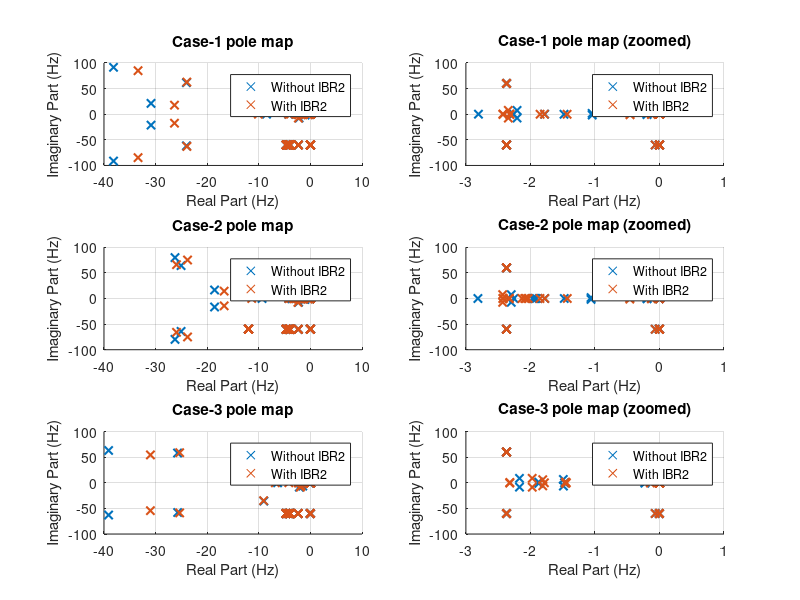

The MATLAB script that drew this image:
load EigHz_1.mat
eig1=EigVecHz;
load EigHz_X1.mat
eigX1=EigVecHz;
load EigHz_2.mat
eig2=EigVecHz;
load EigHz_X2.mat
eigX2=EigVecHz;
load EigHz_3.mat
eig3=EigVecHz;
load EigHz_X3.mat
eigX3=EigVecHz;


figure(1)
clf
subplot(3,2,1)
scatter(real(eigX1),imag(eigX1),'x','LineWidth',1.5); hold on; grid on;
scatter(real(eig1),imag(eig1),'x','LineWidth',1.5); hold on; grid on;
xlabel('Real Part (Hz)');
ylabel('Imaginary Part (Hz)');
title('Case-1 pole map');
axis([-40,10,-100,100]);
legend({'Without IBR2','With IBR2'})
subplot(3,2,2)
scatter(real(eigX1),imag(eigX1),'x','LineWidth',1.5); hold on; grid on;
scatter(real(eig1),imag(eig1),'x','LineWidth',1.5); hold on; grid on;
xlabel('Real Part (Hz)');
ylabel('Imaginary Part (Hz)');
title('Case-1 pole map (zoomed)');
axis([-3,1,-100,100]);
legend({'Without IBR2','With IBR2'})

subplot(3,2,3)
scatter(real(eigX2),imag(eigX2),'x','LineWidth',1.5); hold on; grid on;
scatter(real(eig2),imag(eig2),'x','LineWidth',1.5); hold on; grid on;
xlabel('Real Part (Hz)');
ylabel('Imaginary Part (Hz)');
title('Case-2 pole map');
axis([-40,10,-100,100]);
legend({'Without IBR2','With IBR2'})
subplot(3,2,4)
scatter(real(eigX2),imag(eigX2),'x','LineWidth',1.5); hold on; grid on;
scatter(real(eig2),imag(eig2),'x','LineWidth',1.5); hold on; grid on;
xlabel('Real Part (Hz)');
ylabel('Imaginary Part (Hz)');
title('Case-2 pole map (zoomed)');
axis([-3,1,-100,100]);
legend({'Without IBR2','With IBR2'})

subplot(3,2,5)
scatter(real(eigX3),imag(eigX3),'x','LineWidth',1.5); hold on; grid on;
scatter(real(eig3),imag(eig3),'x','LineWidth',1.5); hold on; grid on;
xlabel('Real Part (Hz)');
ylabel('Imaginary Part (Hz)');
title('Case-3 pole map');
axis([-40,10,-100,100]);
legend({'Without IBR2','With IBR2'})
subplot(3,2,6)
scatter(real(eigX3),imag(eigX3),'x','LineWidth',1.5); hold on; grid on;
scatter(real(eig3),imag(eig3),'x','LineWidth',1.5); hold on; grid on;
xlabel('Real Part (Hz)');
ylabel('Imaginary Part (Hz)');
title('Case-3 pole map (zoomed)');
axis([-3,1,-100,100]);
legend({'Without IBR2','With IBR2'})